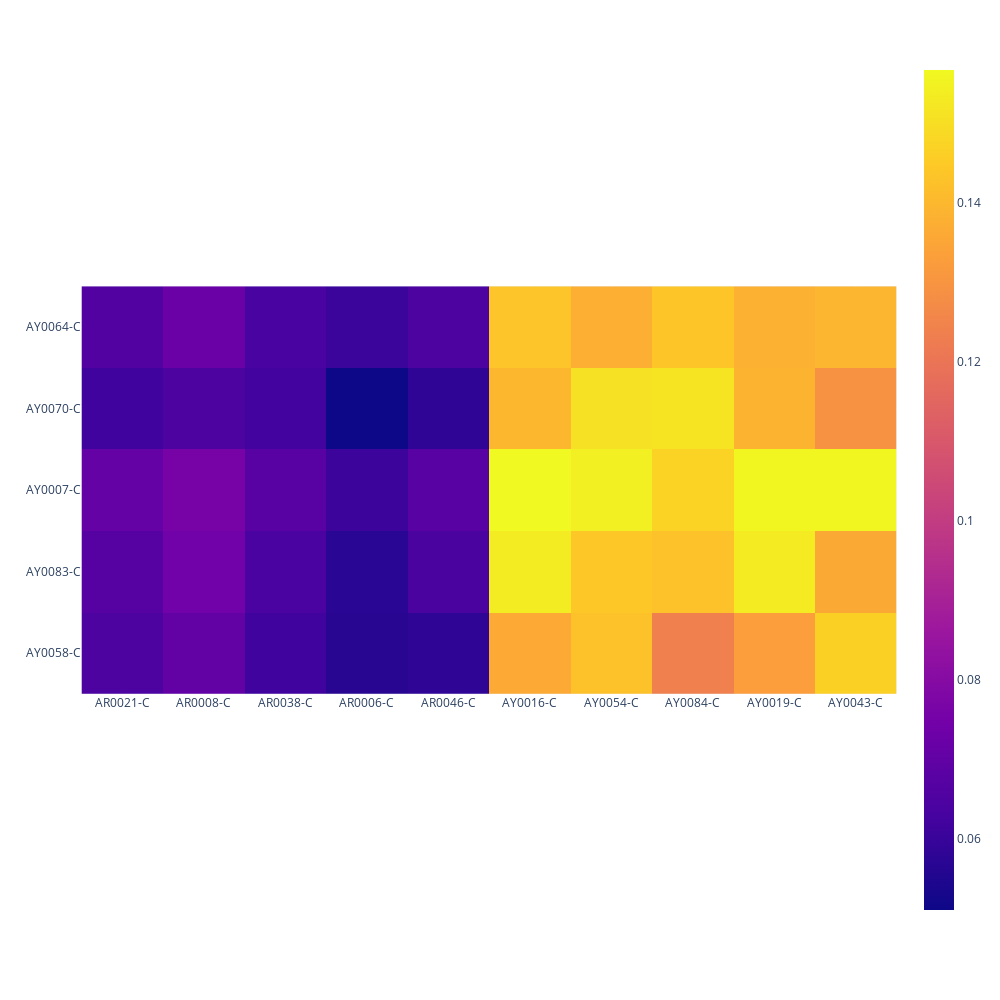

Write notebook code for a chart like this one.
### Code cell
px.imshow(ci_ao_ci_ibd1_df, width = 1000, height = 1000)

### Figure 1 — Plotly figure (JSON) as saved in the notebook; plotly's stock layout.template omitted (floating-point values rounded to 4 significant figures)
{"data": [{"coloraxis": "coloraxis", "hovertemplate": "x: %{x}<br>y: %{y}<br>color: %{z}<extra></extra>", "name": "0", "type": "heatmap", "x": ["AR0021-C", "AR0008-C", "AR0038-C", "AR0006-C", "AR0046-C", "AY0016-C", "AY0054-C", "AY0084-C", "AY0019-C", "AY0043-C"], "xaxis": "x", "y": ["AY0064-C", "AY0070-C", "AY0007-C", "AY0083-C", "AY0058-C"], "yaxis": "y", "z": [[0.06618, 0.072, 0.06367, 0.06054, 0.06441, 0.1434, 0.1376, 0.1436, 0.138, 0.1395], [0.06186, 0.06443, 0.06219, 0.05107, 0.05786, 0.1397, 0.1506, 0.1515, 0.1389, 0.1293], [0.07072, 0.07581, 0.06781, 0.06083, 0.06764, 0.1566, 0.1544, 0.1472, 0.1559, 0.1559], [0.06708, 0.07433, 0.06394, 0.05675, 0.06402, 0.1534, 0.1441, 0.1429, 0.1532, 0.1359], [0.06439, 0.07033, 0.06163, 0.05662, 0.05793, 0.1363, 0.1424, 0.1236, 0.1329, 0.1465]]}], "layout": {"coloraxis": {"colorscale": [[0, "#0d0887"], [0.1111, "#46039f"], [0.2222, "#7201a8"], [0.3333, "#9c179e"], [0.4444, "#bd3786"], [0.5556, "#d8576b"], [0.6667, "#ed7953"], [0.7778, "#fb9f3a"], [0.8889, "#fdca26"], [1, "#f0f921"]]}, "height": 1000, "margin": {"t": 60}, "width": 1000, "xaxis": {"anchor": "y", "autorange": true, "constrain": "domain", "domain": [0, 1], "range": [-0.5, 9.5], "scaleanchor": "y", "type": "category"}, "yaxis": {"anchor": "x", "autorange": true, "constrain": "domain", "domain": [0.2631, 0.7369], "range": [4.5, -0.5], "type": "category"}}}
